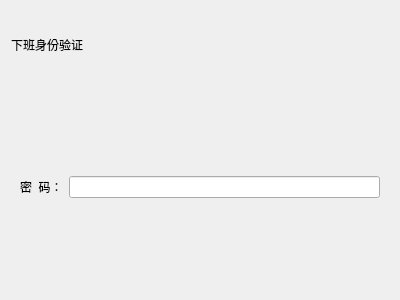
<?xml version="1.0" encoding="UTF-8"?>
<ui version="4.0">
 <class>ForminsertTick</class>
 <widget class="QWidget" name="ForminsertTick">
  <property name="geometry">
   <rect>
    <x>0</x>
    <y>0</y>
    <width>400</width>
    <height>300</height>
   </rect>
  </property>
  <property name="windowTitle">
   <string>Form</string>
  </property>
  <property name="Type" stdset="0">
   <string>firstWidget</string>
  </property>
  <layout class="QVBoxLayout" name="verticalLayout" stretch="1,3">
   <item>
    <widget class="QLabel" name="label">
     <property name="styleSheet">
      <string notr="true">font: bold 26pt &quot;宋体&quot;;</string>
     </property>
     <property name="text">
      <string>下班身份验证</string>
     </property>
    </widget>
   </item>
   <item>
    <widget class="QWidget" name="widget" native="true">
     <layout class="QHBoxLayout" name="horizontalLayout">
      <item>
       <widget class="QLabel" name="label_2">
        <property name="styleSheet">
         <string notr="true">font: bold 18pt &quot;宋体&quot;;</string>
        </property>
        <property name="text">
         <string>密  码：</string>
        </property>
       </widget>
      </item>
      <item>
       <widget class="QLineEdit" name="lineEdit">
        <property name="styleSheet">
         <string notr="true">font: bold 18pt &quot;宋体&quot;;</string>
        </property>
        <property name="echoMode">
         <enum>QLineEdit::Password</enum>
        </property>
       </widget>
      </item>
     </layout>
    </widget>
   </item>
  </layout>
 </widget>
 <resources/>
 <connections/>
</ui>
